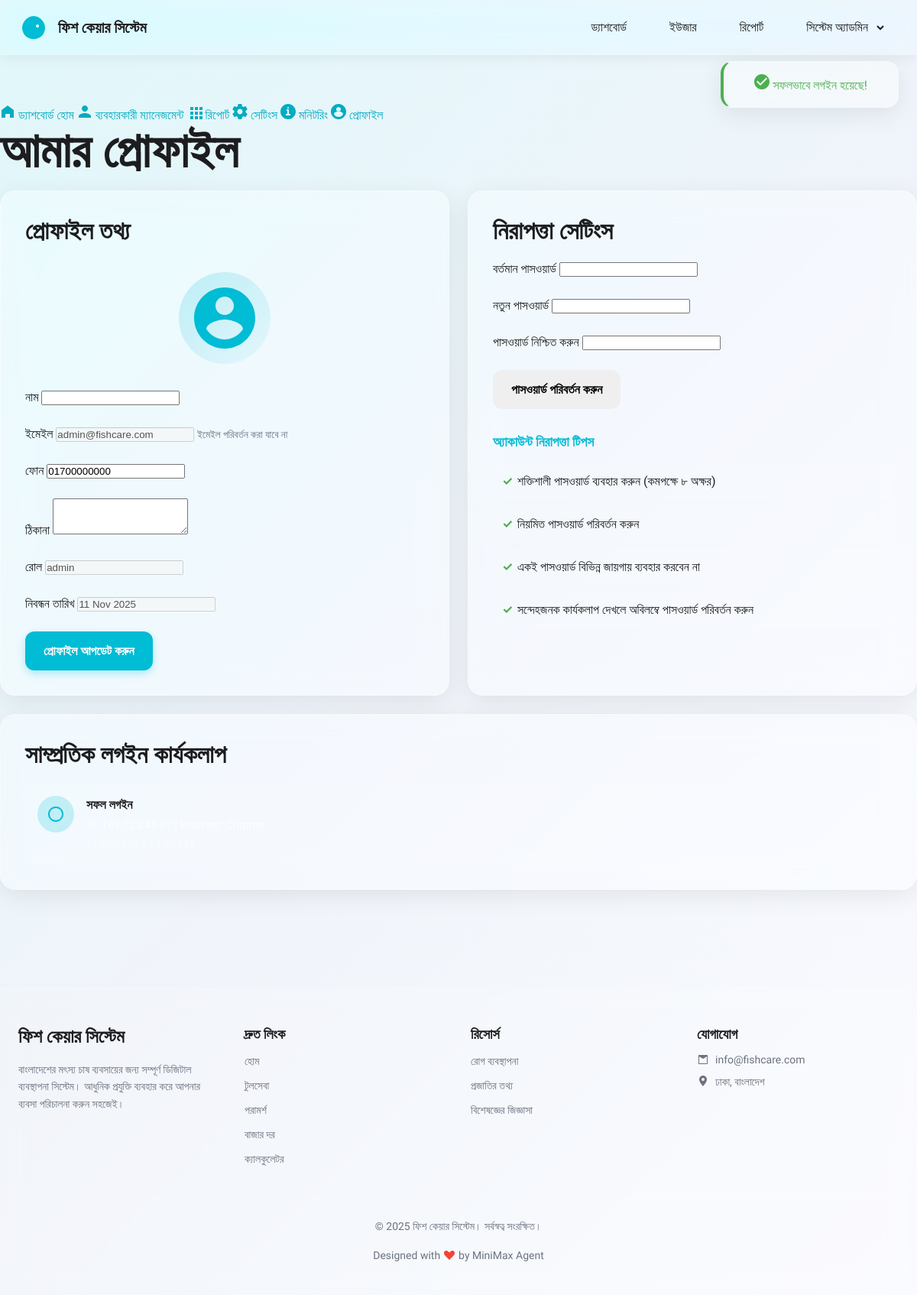
Screenshot of /pages/dashboard/admin/profile.php (signed in) with the database file from the repository.
### tables this page shows
CREATE TABLE users (
    id INT AUTO_INCREMENT PRIMARY KEY,
    username VARCHAR(100) UNIQUE NOT NULL,
    email VARCHAR(255) UNIQUE NOT NULL,
    password VARCHAR(255) NOT NULL,  
    role ENUM('admin', 'wholesaler', 'seller', 'customer', 'farmer', 'visitor') NOT NULL DEFAULT 'visitor',
    full_name VARCHAR(255) NOT NULL,
    phone VARCHAR(20),
    division_id INT,
    district_id INT,
    upazila_id INT,
    address TEXT,
    status ENUM('active', 'inactive', 'suspended') DEFAULT 'active',
    created_at TIMESTAMP DEFAULT CURRENT_TIMESTAMP,
    updated_at TIMESTAMP DEFAULT CURRENT_TIMESTAMP ON UPDATE CURRENT_TIMESTAMP,
    INDEX idx_role (role),
    INDEX idx_email (email),
    INDEX idx_status (status)
);

### includes/functions.php (called while the page is built, shortened)
<?php
function escape($str) {
    return htmlspecialchars($str, ENT_QUOTES, 'UTF-8');
}

### pages/dashboard/admin/profile.php (the view, shortened to what this page needs)
<?php
$db = getDB();
$userId = getUserId();
$stmt = $db->prepare("SELECT * FROM users WHERE id = ?");
$stmt->execute([$userId]);
$user = $stmt->fetch();
include_once __DIR__ . '/../../../includes/header.php';
?>
<div class="dashboard-layout">
    <aside class="dashboard-sidebar">
        <div class="sidebar-content">
            <nav class="sidebar-nav">
                <a href="index.php" class="nav-item">
                    <svg width="20" height="20" viewBox="0 0 20 20" fill="currentColor"><path d="M10 2L2 8V18H7V13H13V18H18V8L10 2Z"/></svg>
                    <span>ড্যাশবোর্ড হোম</span>
                </a>
                <a href="users.php" class="nav-item">
                    <svg width="20" height="20" viewBox="0 0 20 20" fill="currentColor"><path d="M14 6C14 8.21 12.21 10 10 10C7.79 10 6 8.21 6 6C6 3.79 7.79 2 10 2C12.21 2 14 3.79 14 6ZM2 18V16C2 13.34 7.33 12 10 12C12.67 12 18 13.34 18 16V18H2Z"/></svg>
                    <span>ব্যবহারকারী ম্যানেজমেন্ট</span>
                </a>
                <a href="reports.php" class="nav-item">
                    <svg width="20" height="20" viewBox="0 0 20 20" fill="currentColor"><path d="M4 4H8V8H4V4ZM10 4H14V8H10V4ZM16 4H20V8H16V4ZM4 10H8V14H4V10ZM10 10H14V14H10V10ZM16 10H20V14H16V10ZM4 16H8V20H4V16ZM10 16H14V20H10V16ZM16 16H20V20H16V16Z"/></svg>
                    <span>রিপোর্ট</span>
                </a>
                <a href="settings.php" class="nav-item">
                    <span>সেটিংস</span>
                </a>
                <a href="monitoring.php" class="nav-item">
                    <svg width="20" height="20" viewBox="0 0 20 20" fill="currentColor"><path d="M10 0C4.48 0 0 4.48 0 10C0 15.52 4.48 20 10 20C15.52 20 20 15.52 20 10C20 4.48 15.52 0 10 0ZM10 4C10.55 4 11 4.45 11 5C11 5.55 10.55 6 10 6C9.45 6 9 5.55 9 5C9 4.45 9.45 4 10 4ZM13 15H7V13H9V9H8V7H11V13H13V15Z"/></svg>
                    <span>মনিটরিং</span>
                </a>
                <a href="profile.php" class="nav-item active">
                    <span>প্রোফাইল</span>
                </a>
            </nav>
        </div>
    </aside>
    <main class="dashboard-content">
        <div class="dashboard-header">
            <h1>আমার প্রোফাইল</h1>
        </div>
        <div class="grid grid-2">
            <div class="glass-card">
                <h3 class="card-title">প্রোফাইল তথ্য</h3>
                <div class="profile-avatar">
                    <div class="avatar-circle">
                    </div>
                </div>
                <form method="POST" class="mt-6">
                    <div class="form-group">
                        <label>নাম</label>
                        <input type="text" name="name" value="<?php echo escape($user['name']); ?>" required class="form-control">
                    </div>
                    <div class="form-group">
                        <label>ইমেইল</label>
                        <input type="email" value="<?php echo escape($user['email']); ?>" disabled class="form-control">
                        <small class="text-muted">ইমেইল পরিবর্তন করা যাবে না</small>
                    </div>
                    <div class="form-group">
                        <label>ফোন</label>
                        <input type="text" name="phone" value="<?php echo escape($user['phone'] ?? ''); ?>" class="form-control">
                    </div>
                    <div class="form-group">
                        <label>ঠিকানা</label>
                        <textarea name="address" class="form-control" rows="3"><?php echo escape($user['address'] ?? ''); ?></textarea>
                    </div>
                    <div class="form-group">
                        <label>রোল</label>
                        <input type="text" value="<?php echo escape($user['role']); ?>" disabled class="form-control">
                    </div>
                    <div class="form-group">
                        <label>নিবন্ধন তারিখ</label>
                        <input type="text" value="<?php echo date('d M Y', strtotime($user['created_at'])); ?>" disabled class="form-control">
                    </div>
                    <button type="submit" class="btn btn-primary">প্রোফাইল আপডেট করুন</button>
                </form>
            </div>
            <div class="glass-card">
                <h3 class="card-title">নিরাপত্তা সেটিংস</h3>
                <form method="POST">
                    <div class="form-group">
                        <label>বর্তমান পাসওয়ার্ড</label>
                        <input type="password" name="current_password" required class="form-control">
                    </div>
                    <div class="form-group">
                        <label>নতুন পাসওয়ার্ড</label>
                        <input type="password" name="new_password" required class="form-control" minlength="6">
                    </div>
                    <div class="form-group">
                        <label>পাসওয়ার্ড নিশ্চিত করুন</label>
                        <input type="password" name="confirm_password" required class="form-control" minlength="6">
                    </div>
                    <button type="submit" class="btn btn-warning">পাসওয়ার্ড পরিবর্তন করুন</button>
                </form>
                <div class="security-info mt-8">
                    <h4 class="mb-4">অ্যাকাউন্ট নিরাপত্তা টিপস</h4>
                    <ul class="security-tips">
                        <li>শক্তিশালী পাসওয়ার্ড ব্যবহার করুন (কমপক্ষে ৮ অক্ষর)</li>
                        <li>নিয়মিত পাসওয়ার্ড পরিবর্তন করুন</li>
                        <li>একই পাসওয়ার্ড বিভিন্ন জায়গায় ব্যবহার করবেন না</li>
                        <li>সন্দেহজনক কার্যকলাপ দেখলে অবিলম্বে পাসওয়ার্ড পরিবর্তন করুন</li>
                    </ul>
                </div>
            </div>
        </div>
        <div class="glass-card mt-6">
            <h3 class="card-title">সাম্প্রতিক লগইন কার্যকলাপ</h3>
            <div class="activity-log">
                <div class="log-item">
                    <div class="log-icon">
                        <svg width="24" height="24" viewBox="0 0 24 24" fill="currentColor"><path d="M12 2C6.48 2 2 6.48 2 12C2 17.52 6.48 22 12 22C17.52 22 22 17.52 22 12C22 6.48 17.52 2 12 2ZM12 20C7.59 20 4 16.41 4 12C4 7.59 7.59 4 12 4C16.41 4 20 7.59 20 12C20 16.41 16.41 20 12 20Z"/></svg>
                    </div>
                    <div class="log-content">
                        <div class="log-title">সফল লগইন</div>
                        <div class="log-desc">IP: 103.123.45.67 | Browser: Chrome</div>
                        <div class="log-time"><?php echo date('d M Y, h:i A'); ?></div>
                    </div>
                </div>
            </div>
        </div>
    </main>
</div>
<?php include_once __DIR__ . '/../../../includes/footer.php'; ?>

### assets/css/style.css (style rules this page uses)
:root { --color-primary-50: #E0F7FA; --color-primary-100: #B2EBF2; --color-primary-500: #00BCD4; --color-primary-600: #00ACC1; --color-primary-700: #0097A7; --color-secondary-50: #E8F5E9; --color-secondary-500: #4CAF50; --color-secondary-600: #43A047; --color-neutral-50: #FAFBFF; --color-neutral-100: #F4F5F9; --color-neutral-200: #E8EAF0; --color-neutral-600: #6B7280; --color-neutral-900: #1D1D1F; --color-glass-white: rgba(255, 255, 255, 0.4); --color-glass-border: rgba(255, 255, 255, 0.3); --color-success: #4CAF50; --color-warning: #FF9800; --color-error: #F44336; --color-info: #2196F3; --bg-primary: linear-gradient(135deg, #E0F7FA 0%, #F0F4FA 50%, #FAFBFF 100%); --bg-hero: linear-gradient(135deg, #00BCD4 0%, #4CAF50 100%); --bg-dashboard: linear-gradient(135deg, #E8EFF8 0%, #F8FAFC 100%); --font-primary: 'Hind Siliguri', 'Poppins', -apple-system, BlinkMacSystemFont, sans-serif; --font-mono: 'JetBrains Mono', monospace; --text-xl: 64px; --text-lg: 48px; --text-md: 32px; --text-sm: 24px; --text-base: 16px; --text-small: 14px; --text-xs: 12px; --text-data: 36px; --weight-light: 300; --weight-regular: 400; --weight-medium: 500; --weight-semibold: 600; --weight-bold: 700; --space-1: 4px; --space-2: 8px; --space-3: 12px; --space-4: 16px; --space-6: 24px; --space-8: 32px; --space-12: 48px; --space-16: 64px; --space-24: 96px; --radius-sm: 8px; --radius-md: 12px; --radius-lg: 16px; --radius-xl: 20px; --radius-2xl: 24px; --radius-full: 9999px; --shadow-glass-sm: 0 4px 16px rgba(0, 0, 0, 0.06); --shadow-glass: 0 8px 32px rgba(0, 0, 0, 0.08); --shadow-glass-lg: 0 12px 40px rgba(0, 0, 0, 0.1); --shadow-float: 0 20px 60px rgba(0, 0, 0, 0.15); --shadow-inset: inset 0 1px 2px rgba(255, 255, 255, 0.3); --duration-fast: 200ms; --duration-normal: 300ms; --duration-slow: 400ms; --duration-slower: 600ms; --easing-default: ease-out; --easing-smooth: cubic-bezier(0.4, 0, 0.2, 1); }
* { margin: 0; padding: 0; box-sizing: border-box; }
html { font-size: 16px; scroll-behavior: smooth; }
body { font-family: var(--font-primary); font-size: var(--text-base); font-weight: var(--weight-regular); line-height: 1.5; color: var(--color-neutral-900); background: var(--bg-primary); background-attachment: fixed; overflow-x: hidden; }
h1, h2, h3, h4, h5, h6 { font-weight: var(--weight-semibold); line-height: 1.3; margin-bottom: var(--space-4); }
h1 { font-size: var(--text-xl); font-weight: var(--weight-bold); line-height: 1.1; }
h3 { font-size: var(--text-md); }
h4 { font-size: var(--text-sm); }
a { color: var(--color-primary-600); text-decoration: none; transition: color var(--duration-fast) var(--easing-default); }
.text-muted { color: var(--color-neutral-600); }
.mt-6 { margin-top: var(--space-6); }
.mt-8 { margin-top: var(--space-8); }
.mb-4 { margin-bottom: var(--space-4); }

### assets/css/components.css (style rules this page uses)
.btn { display: inline-flex; align-items: center; justify-content: center; gap: var(--space-2); padding: var(--space-4) var(--space-6); font-family: var(--font-primary); font-size: var(--text-base); font-weight: var(--weight-semibold); border: none; border-radius: var(--radius-md); cursor: pointer; transition: all var(--duration-fast) var(--easing-default); text-decoration: none; }
.btn-primary { background: var(--color-primary-500); color: white; box-shadow: 0 4px 12px rgba(0, 188, 212, 0.3); }
.glass-card { background: var(--color-glass-white); backdrop-filter: blur(20px) saturate(150%); -webkit-backdrop-filter: blur(20px) saturate(150%); border: 1px solid var(--color-glass-border); border-radius: var(--radius-xl); padding: var(--space-8); box-shadow: var(--shadow-glass); transition: all var(--duration-normal) var(--easing-default); }
.form-group { margin-bottom: var(--space-6); }
.grid { display: grid; gap: var(--space-6); }
.grid-2 { grid-template-columns: repeat(2, 1fr); }

### rows the page displays
users: email "admin@fishcare.com", phone "01700000000", role "admin", created_at "11 Nov 2025"

### other values shown
getUserName() "সিস্টেম অ্যাডমিন"
$success "সফলভাবে লগইন হয়েছে!"
SITE_EMAIL "info@fishcare.com"
